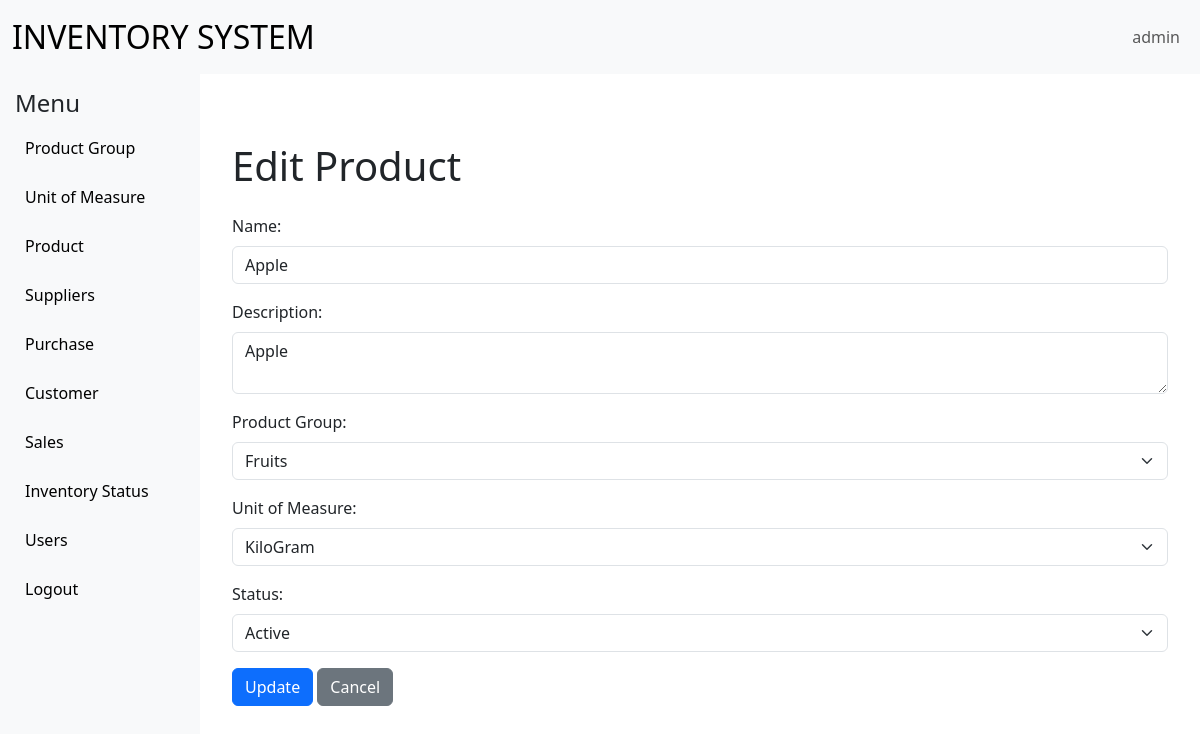
/productsystem/ProductEdit.php?id=1 (signed in), run on the app's committed database.
### tables this page shows
CREATE TABLE `products` (
  `id` int(11) NOT NULL,
  `name` varchar(255) NOT NULL,
  `description` text DEFAULT NULL,
  `unitofmeasureid` int(11) DEFAULT NULL,
  `productgroupid` int(11) DEFAULT NULL,
  `status` enum('active','inactive') DEFAULT 'active'
);

CREATE TABLE `ProductGroups` (
  `id` int(11) NOT NULL,
  `name` varchar(255) NOT NULL,
  `description` text DEFAULT NULL,
  `status` enum('active','inactive') DEFAULT 'active'
);

CREATE TABLE `UnitOfMeasure` (
  `id` int(11) NOT NULL,
  `name` varchar(255) NOT NULL,
  `code` varchar(50) NOT NULL,
  `description` text DEFAULT NULL,
  `status` enum('active','inactive') DEFAULT 'active'
);

### productsystem/ProductEdit.php (the view, shortened to what this page needs)
<?php
include('../common/base.php');
$id = $con->real_escape_string($_GET['id']);
$query = "SELECT * FROM products WHERE id = ?";
$stmt = $con->prepare($query);
$stmt->bind_param("s", $id);
$stmt->execute();
$result = $stmt->get_result();
$product = $result->fetch_assoc();
$product_groups = $con->query("SELECT id, name FROM ProductGroups WHERE status='active'");
$units_of_measure = $con->query("SELECT id, name FROM UnitOfMeasure WHERE status='active'");
?>
    <div class="container mt-5">
        <h1 class="mb-4">Edit Product</h1>
        <form method="post" action="">
            <div class="mb-3">
                <label class="form-label">Name:</label>
                <input type="text" name="name" class="form-control" value="<?php echo htmlspecialchars($product['name']); ?>" required>
            </div>
            <div class="mb-3">
                <label class="form-label">Description:</label>
                <textarea name="description" class="form-control"><?php echo htmlspecialchars($product['description']); ?></textarea>
            </div>
            <div class="mb-3">
                <label class="form-label">Product Group:</label>
                <select name="product_group" class="form-select">
                    <?php while($row = $product_groups->fetch_assoc()): ?>
                    <option value="<?php echo $row['id']; ?>" <?php if ($row['id'] == $product['productgroupid']) echo 'selected'; ?>>
                        <?php echo htmlspecialchars($row['name']); ?>
                    </option>
                    <?php endwhile; ?>
                </select>
            </div>
            <div class="mb-3">
                <label class="form-label">Unit of Measure:</label>
                <select name="unit_of_measure" class="form-select">
                    <?php while($row = $units_of_measure->fetch_assoc()): ?>
                    <option value="<?php echo $row['id']; ?>" <?php if ($row['id'] == $product['unitofmeasureid']) echo 'selected'; ?>>
                        <?php echo htmlspecialchars($row['name']); ?>
                    </option>
                    <?php endwhile; ?>
                </select>
            </div>
            <div class="mb-3">
                <label class="form-label">Status:</label>
                <select name="status" class="form-select">
                    <option value="active" <?php if ($product['status'] === 'active') echo 'selected'; ?>>Active</option>
                </select>
            </div>
            <button type="submit" class="btn btn-primary">Update</button>
            <a href="ProductList.php" class="btn btn-secondary">Cancel</a>
        </form>
    </div>
<?php include('../common/footer.php'); ?>

### common/base.php (style rules this page uses)
body { overflow-x: hidden; }

### data on the page
products: name "Apple", description "Apple", product_group "Fruits", unit_of_measure "KiloGram", status "Active"

### other printed values
$_SESSION['username'] "admin"
